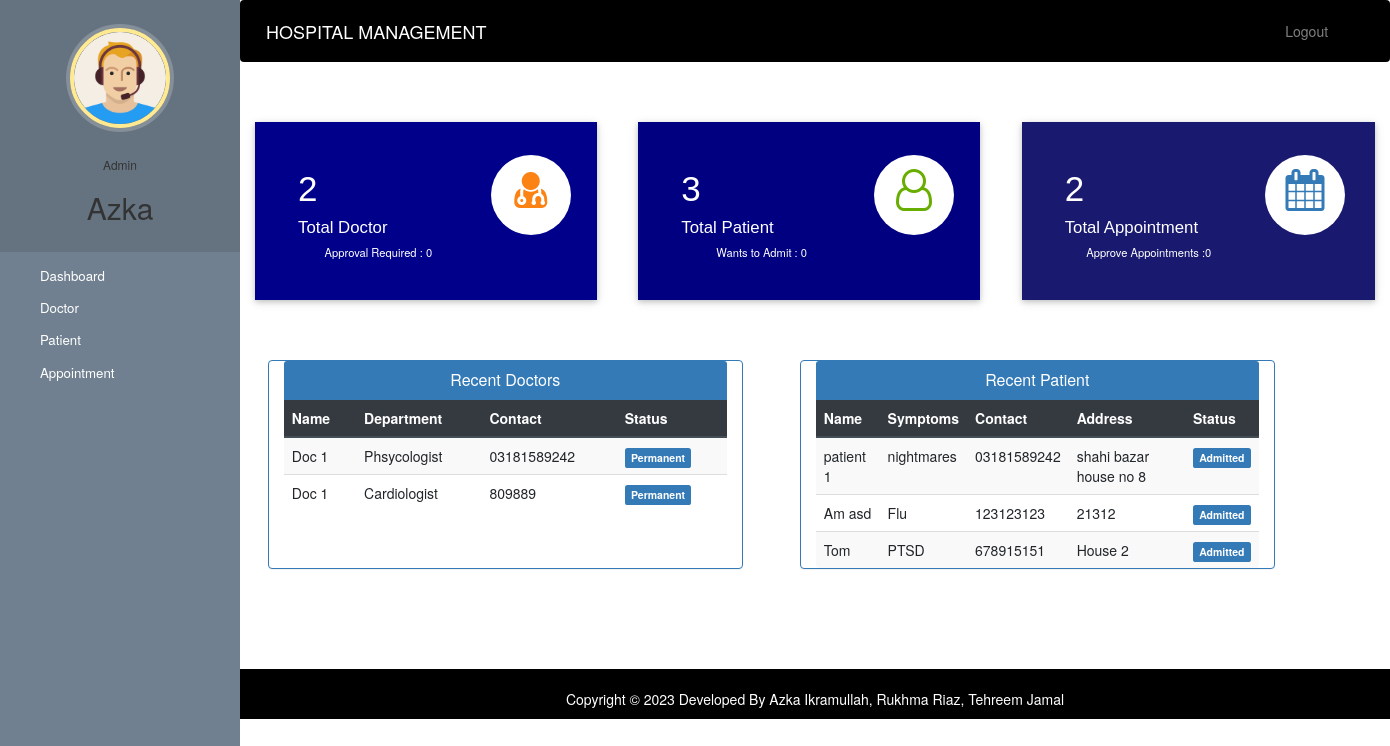
Page /admin-dashboard (signed in) on the committed database.
### hospital/models.py (models this page shows, shortened)
class Doctor(models.Model):
    user=models.OneToOneField(User,on_delete=models.CASCADE)
    profile_pic= models.ImageField(upload_to='profile_pic/DoctorProfilePic/',null=True,blank=True)
    address = models.CharField(max_length=40)
    mobile = models.CharField(max_length=20,null=True)
    department= models.CharField(max_length=50,choices=departments,default='Cardiologist')
    status=models.BooleanField(default=False)
    @property
    def get_name(self):
        return self.user.first_name+" "+self.user.last_name

class Patient(models.Model):
    user=models.OneToOneField(User,on_delete=models.CASCADE)
    profile_pic= models.ImageField(upload_to='profile_pic/PatientProfilePic/',null=True,blank=True)
    address = models.CharField(max_length=40)
    mobile = models.CharField(max_length=20,null=False)
    symptoms = models.CharField(max_length=100,null=False)
    assignedDoctorId = models.PositiveIntegerField(null=True)
    admitDate=models.DateField(auto_now=True)
    status=models.BooleanField(default=False)
    @property
    def get_name(self):
        return self.user.first_name+" "+self.user.last_name

### hospital/views.py (the view)
# urls.py: path('admin-dashboard', views.admin_dashboard_view,name='admin-dashboard'),
@login_required(login_url='adminlogin')
@user_passes_test(is_admin)
def admin_dashboard_view(request):
    doctors=models.Doctor.objects.all().order_by('-id')
    patients=models.Patient.objects.all().order_by('-id')
    doctorcount=models.Doctor.objects.all().filter(status=True).count()
    pendingdoctorcount=models.Doctor.objects.all().filter(status=False).count()
    patientcount=models.Patient.objects.all().filter(status=True).count()
    pendingpatientcount=models.Patient.objects.all().filter(status=False).count()
    appointmentcount=models.Appointment.objects.all().filter(status=True).count()
    pendingappointmentcount=models.Appointment.objects.all().filter(status=False).count()
    mydict={
    'doctors':doctors,
    'patients':patients,
    'doctorcount':doctorcount,
    'pendingdoctorcount':pendingdoctorcount,
    'patientcount':patientcount,
    'pendingpatientcount':pendingpatientcount,
    'appointmentcount':appointmentcount,
    'pendingappointmentcount':pendingappointmentcount,
    }
    return render(request,'hospital/admin_dashboard.html',context=mydict)

### hospital/views.py (called while the page is built)
def is_admin(user):
    return user.groups.filter(name='ADMIN').exists()

### templates/hospital/admin_dashboard.html
{% extends 'hospital/admin_base.html' %}
{% load static %}
{% block content %}
{%include 'hospital/admin_dashboard_cards.html'%}
<br><br><br>
<div class="container">
  <div class="row">
    <div class="panel panel-primary col-md-5" style="margin-left:2%;;">
      <div class="panel-heading" style="text-align:center;">
        <h6 class="panel-title">Recent Doctors</h6>
      </div>
      <table class="table table-hover table-striped" id="dev-table">
        <thead class="thead-dark">
          <tr>
            <th>Name</th>
            <th>Department</th>
            <th>Contact</th>
            <th>Status</th>
          </tr>
        </thead>
        {% for d in doctors %}
        <tr>
          <td> {{d.get_name}}</td>
          <td>{{d.department}}</td>
          <td>{{d.mobile}}</td>
          {%if d.status%}
          <td> <span class="label label-primary">Permanent</span></td>
          {% else %}
          <td> <span class="label label-success">On Hold</span></td>
          {% endif %}
        </tr>
        {% endfor %}
      </table>
    </div>
    <div class="panel panel-primary col-md-5" style="margin-left:5%;">
      <div class="panel-heading" style="text-align:center;">
        <h6 class="panel-title">Recent Patient</h6>
      </div>
      <table class="table table-hover table-striped" id="dev-table">
        <thead class="thead-dark">
          <tr>
            <th>Name</th>
            <th>Symptoms</th>
            <th>Contact</th>
            <th>Address</th>
            <th>Status</th>
          </tr>
        </thead>
        {% for p in patients %}
        <tr>
          <td> {{p.get_name}}</td>
          <td>{{p.symptoms}}</td>
          <td>{{p.mobile}}</td>
          <td>{{p.address}}</td>
          {%if p.status%}
          <td> <span class="label label-primary">Admitted</span></td>
          {% else %}
          <td> <span class="label label-success">On Hold</span></td>
          {% endif %}
        </tr>
        {% endfor %}
      </table>
    </div>
  </div>
</div>
{% endblock content %}

### templates/hospital/admin_base.html (shortened to what this page needs)
<!DOCTYPE html>
{% load static %}
<html lang="en">
<head>
  <link rel="stylesheet" href="https://stackpath.bootstrapcdn.com/bootstrap/4.3.1/css/bootstrap.min.css">
  <link rel="stylesheet" href="https://maxcdn.bootstrapcdn.com/font-awesome/4.7.0/css/font-awesome.min.css">
  <link rel="stylesheet" href="{% static '/style.css' %}">
</head>
<body>
  <nav class="menu" tabindex="0">
    <header class="avatar">
      <img src="{% static "images/adminpropic.png" %}" />
      <br><br>
      <h6>Admin</h6>
      <h2>{{request.user.first_name}}</h2>
    </header>
    <ul>
      <li tabindex="0" class="icon-dashboard"> <a style="color:white; text-decoration:none;" href="/admin-dashboard"><span>Dashboard</span></a> </li>
      <li tabindex="0" class="icon-customers"> <a style="color:white; text-decoration:none;" href="/admin-doctor"><span>Doctor</span></a></li>
      <li tabindex="0" class="icon-users"> <a style="color:white; text-decoration:none;" href="/admin-patient"><span>Patient</span></a></li>
      <li tabindex="0" class="icon-calendar"> <a style="color:white; text-decoration:none;" href="/admin-appointment"><span>Appointment</span></a></li>
    </ul>
  </nav>
  <main>
    <div class="bs-example">
      <nav class="navbar navbar-expand-md  navbar-dark fixed-top" style="background:black;">
        <a href="/admin-dashboard" class="navbar-brand">HOSPITAL MANAGEMENT</a>
        <div class="collapse navbar-collapse justify-content-between" id="navbarCollapse">
          <div class="navbar-nav" style=" margin-left: 90%;">
            <a href="/logout" class="nav-item nav-link">Logout</a>
          </div>
        </div>
      </nav>
    </div>
    <br><br>
    {% block content %}
    {% endblock content %}
    <br><br><br><br>
    <footer>
      <br>
      <div class="container">
        <div class="row">
          <div class="col-md-12 col-sm-12">
            <div style="color:#ffffff;" class="wow fadeInUp footer-copyright">
              <p>
                Copyright &copy; 2023 Developed By Azka Ikramullah, Rukhma Riaz, Tehreem Jamal </p>
            </div>
          </div>
        </div>
      </div>
    </footer>
  </main>
</body>
</html>

### templates/hospital/admin_dashboard_cards.html (shortened to what this page needs)
<!DOCTYPE html>
<html lang="en" dir="ltr">
<head>
  <link rel="stylesheet" href="https://maxcdn.bootstrapcdn.com/bootstrap/3.4.1/css/bootstrap.min.css">
  <link rel="stylesheet" href="https://cdnjs.cloudflare.com/ajax/libs/font-awesome/4.7.0/css/font-awesome.min.css">
</head>
<body>
  <div class="market-updates">
    <div class="col-md-4 market-update-gd">
      <div class="market-update-block clr-block-1">
        <div class="col-md-8 market-update-left">
          <h3>{{doctorcount}}</h3>
          <h4>Total Doctor</h4>
          <p>Approval Required : {{pendingdoctorcount}}</p>
        </div>
        <div class="col-md-4 market-update-right">
          <i class="fa fa-user-md"></i>
        </div>
        <div class="clearfix"> </div>
      </div>
    </div>
    <div class="col-md-4 market-update-gd">
      <div class="market-update-block clr-block-2">
        <div class="col-md-8 market-update-left">
          <h3>{{patientcount}}</h3>
          <h4>Total Patient</h4>
          <p>Wants to Admit : {{pendingpatientcount}}</p>
        </div>
        <div class="col-md-4 market-update-right">
          <i class="fa fa-user-o"></i>
        </div>
        <div class="clearfix"> </div>
      </div>
    </div>
    <div class="col-md-4 market-update-gd">
      <div class="market-update-block clr-block-3">
        <div class="col-md-8 market-update-left">
          <h3>{{appointmentcount}}</h3>
          <h4>Total Appointment</h4>
          <p>Approve Appointments :{{pendingappointmentcount}} </p>
        </div>
        <div class="col-md-4 market-update-right">
          <i class="fa fa-calendar"> </i>
        </div>
        <div class="clearfix"> </div>
      </div>
    </div>
  </div>
</body>
</html>

### static/style.css (style rules this page uses)
body { padding-left: 240px; }
main { position: relative; height: 100vh; }
.menu { background: #5bc995; height: 100vh; width: 240px; position: fixed; top: 0px; left: 0; z-index: 5; outline: none; }
.menu .avatar { background: rgba(0, 0, 0, 0.1); padding: 2em 0.5em; text-align: center; }
.menu .avatar img { width: 100px; border-radius: 50%; overflow: hidden; border: 4px solid #ffea92; box-shadow: 0 0 0 4px rgba(255, 255, 255, 0.2); }
.menu .avatar h2 { font-weight: normal; margin-bottom: 0; }
.menu ul { list-style: none; padding: 0.5em 0; margin: 0; }
.menu ul li { padding: 0.5em 1em 0.5em 3em; font-size: 0.95em; font-weight: regular; background-repeat: no-repeat; background-position: left 15px center; background-size: auto 20px; transition: all 0.15s linear; cursor: pointer; }
.menu ul li.icon-dashboard { background-image: url("http://www.entypo.com/images//gauge.svg"); }
.menu ul li.icon-customers { background-image: url("http://www.entypo.com/images//briefcase.svg"); }
.menu ul li.icon-users { background-image: url("http://www.entypo.com/images//users.svg"); }
.menu ul li.icon-calendar { background-image: url("http://www.entypo.com/images//calendar.svg"); }

### templates/hospital/admin_base.html (style rules this page uses)
a:link { text-decoration: none; }
a { color: white; }
footer { padding: 0px 0px 0px 0px; background-color: black; margin: 0px; }
.fa { font-size: 23px; width: 60px; text-align: center; text-decoration: none; margin: 5px 2px; border-radius: 50%; }
p { text-align: center; }
body { padding-left: 240px; }
main { position: relative; height: 100vh; }
.menu { background: slategray; height: 100vh; width: 240px; position: fixed; top: 0px; left: 0; z-index: 5; outline: none; }
.menu .avatar { background: rgba(0, 0, 0, 0.1); padding: 2em 0.5em; text-align: center; }
.menu .avatar img { width: 100px; border-radius: 50%; overflow: hidden; border: 4px solid #ffea92; box-shadow: 0 0 0 4px rgba(255, 255, 255, 0.2); }
.menu .avatar h2 { font-weight: normal; margin-bottom: 0; }
.menu ul { list-style: none; padding: 0.5em 0; margin: 0; }
.menu ul li { padding: 0.5em 1em 0.5em 3em; font-size: 0.95em; font-weight: regular; background-repeat: no-repeat; background-position: left 15px center; background-size: auto 20px; transition: all 0.15s linear; cursor: pointer; }
.menu ul li.icon-dashboard { background-image: url("http://www.entypo.com/images//gauge.svg"); }
.menu ul li.icon-customers { background-image: url("http://www.entypo.com/images//briefcase.svg"); }
.menu ul li.icon-users { background-image: url("http://www.entypo.com/images//users.svg"); }
.menu ul li.icon-calendar { background-image: url("http://www.entypo.com/images//calendar.svg"); }

### rows in the picture
Doctor: get_name "Doc 1", department "Phsycologist", mobile "03181589242", status "Permanent"
Doctor: get_name "Doc 1", department "Cardiologist", mobile "809889", status "Permanent"
Patient: get_name "patient 1", symptoms "nightmares", mobile "03181589242", address "shahi bazar house no 8", status "Admitted"
Patient: get_name "Am asd", symptoms "Flu", mobile "123123123", address "21312", status "Admitted"
Patient: get_name "Tom", symptoms "PTSD", mobile "678915151", address "House 2", status "Admitted"

### other values in the picture
{{ request.user.first_name }} "Azka"
{{ doctorcount }} "2"
{{ pendingdoctorcount }} "0"
{{ patientcount }} "3"
{{ pendingpatientcount }} "0"
{{ appointmentcount }} "2"
{{ pendingappointmentcount }} "0"
